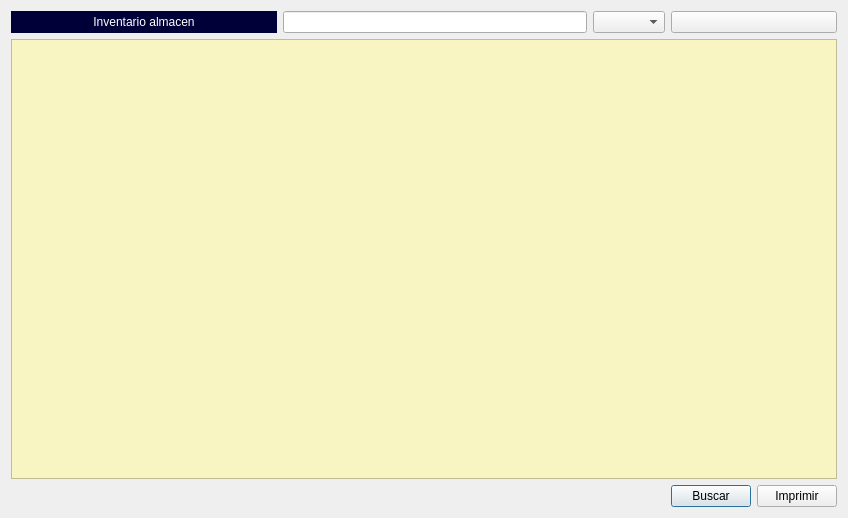
<?xml version="1.0" encoding="UTF-8"?>
<ui version="4.0">
 <class>frmInventario</class>
 <widget class="QDialog" name="frmInventario">
  <property name="geometry">
   <rect>
    <x>0</x>
    <y>0</y>
    <width>848</width>
    <height>518</height>
   </rect>
  </property>
  <property name="windowTitle">
   <string>Dialog</string>
  </property>
  <layout class="QGridLayout" name="gridLayout">
   <item row="2" column="4">
    <layout class="QHBoxLayout" name="horizontalLayout">
     <item>
      <widget class="QPushButton" name="btnBuscar">
       <property name="text">
        <string>Buscar</string>
       </property>
       <property name="icon">
        <iconset resource="../maya.qrc">
         <normaloff>:/Icons/PNG/search.png</normaloff>:/Icons/PNG/search.png</iconset>
       </property>
       <property name="iconSize">
        <size>
         <width>24</width>
         <height>24</height>
        </size>
       </property>
      </widget>
     </item>
     <item>
      <widget class="QPushButton" name="btnImprimir">
       <property name="text">
        <string>Imprimir</string>
       </property>
       <property name="icon">
        <iconset resource="../maya.qrc">
         <normaloff>:/Icons/PNG/reports.png</normaloff>:/Icons/PNG/reports.png</iconset>
       </property>
      </widget>
     </item>
    </layout>
   </item>
   <item row="0" column="0">
    <widget class="QLabel" name="label_70">
     <property name="minimumSize">
      <size>
       <width>266</width>
       <height>0</height>
      </size>
     </property>
     <property name="maximumSize">
      <size>
       <width>239</width>
       <height>24</height>
      </size>
     </property>
     <property name="styleSheet">
      <string notr="true">background-color: rgb(0, 0, 57);
font: 14pt &quot;Sans Serif&quot;;
color: rgb(255, 255,255);</string>
     </property>
     <property name="text">
      <string>Inventario almacen</string>
     </property>
     <property name="alignment">
      <set>Qt::AlignCenter</set>
     </property>
    </widget>
   </item>
   <item row="2" column="2">
    <spacer name="horizontalSpacer">
     <property name="orientation">
      <enum>Qt::Horizontal</enum>
     </property>
     <property name="sizeHint" stdset="0">
      <size>
       <width>354</width>
       <height>20</height>
      </size>
     </property>
    </spacer>
   </item>
   <item row="1" column="0" colspan="5">
    <widget class="QTableView" name="tabla">
     <property name="styleSheet">
      <string notr="true">alternate-background-color: rgb(255, 255, 255);
background-color: rgb(248, 245, 194);</string>
     </property>
     <property name="alternatingRowColors">
      <bool>true</bool>
     </property>
     <property name="selectionMode">
      <enum>QAbstractItemView::SingleSelection</enum>
     </property>
     <property name="selectionBehavior">
      <enum>QAbstractItemView::SelectRows</enum>
     </property>
     <attribute name="horizontalHeaderStretchLastSection">
      <bool>true</bool>
     </attribute>
     <attribute name="verticalHeaderVisible">
      <bool>false</bool>
     </attribute>
    </widget>
   </item>
   <item row="0" column="4">
    <widget class="QPushButton" name="pushButton">
     <property name="text">
      <string/>
     </property>
     <property name="icon">
      <iconset resource="../maya.qrc">
       <normaloff>:/Icons/PNG/Box.png</normaloff>:/Icons/PNG/Box.png</iconset>
     </property>
    </widget>
   </item>
   <item row="0" column="1" colspan="2">
    <widget class="QLineEdit" name="txtBuscar"/>
   </item>
   <item row="0" column="3">
    <widget class="QComboBox" name="cboOrder"/>
   </item>
  </layout>
 </widget>
 <resources>
  <include location="../maya.qrc"/>
 </resources>
 <connections/>
</ui>
